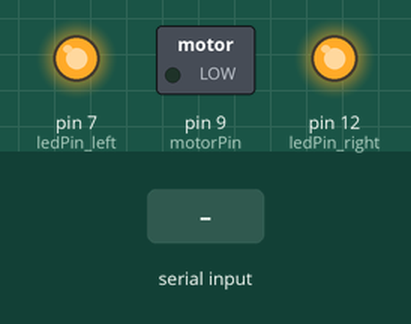
Simulated run of this sketch. Board: Arduino Uno, built with avr-gcc and run on an emulated ATmega328P. Parts: switched loads named in the sketch (green lamp = pin HIGH), output pins drawn as LEDs (lit = HIGH). Dashed ring = blinking. The test bench sets the inputs (shaded band). What the sketch prints to the serial monitor is not drawn.

Above: at 1.2 s.
1.3 s: "g" received over Serial
At 2.87 s:
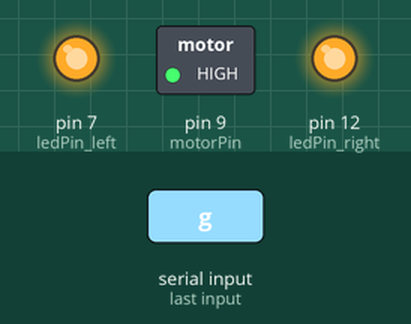
4.3 s: "0" received over Serial
At 7.2 s:
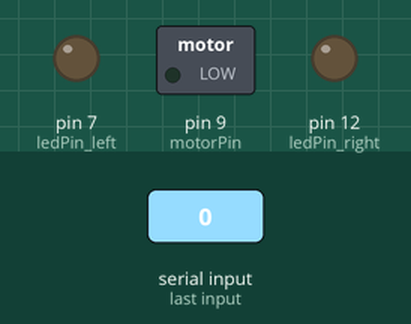
7.3 s: "s" received over Serial
At 8.4 s:
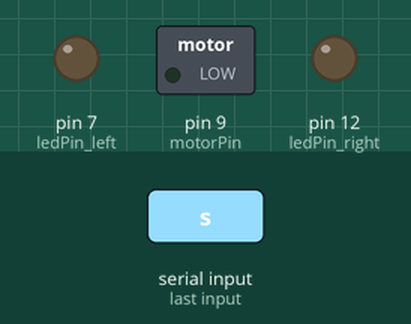
8.8 s: "1" received over Serial
At 9.5 s:
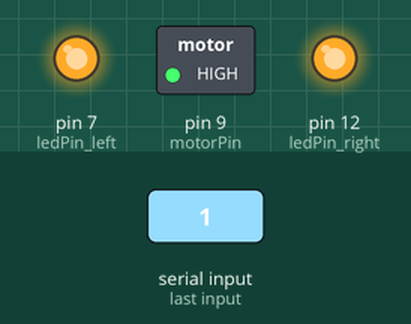
Timing chart, 0 to 11.3 s (numbered marks = the images above; inputs shaded):
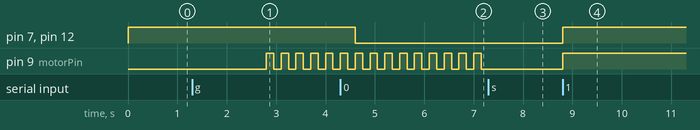

The sketch:

skull_controlls_v2.ino
```cpp
const int ledPin_left = 7;
const int ledPin_right = 12;
const int motorPin = 9;

void setup() {
  Serial.begin(9600);
  pinMode(ledPin_left, OUTPUT);
  pinMode(ledPin_right, OUTPUT);
  pinMode(motorPin, OUTPUT);
  Serial.println("READY");
  digitalWrite(ledPin_left, HIGH);
  digitalWrite(ledPin_right, HIGH);
}

void blinkOnce() {
  digitalWrite(motorPin, HIGH);
  delay(150);
  digitalWrite(motorPin, LOW);
  delay(150);
}


bool runCustomSequence = false;

void loop() {

  if (runCustomSequence) {
      // Custom sequence
      blinkOnce();
      blinkOnce();
      blinkOnce();
    }

  if (Serial.available()) {
    char command = Serial.read();

    if (command == 's') {
      runCustomSequence = false;
    } else if (command == 'g') {
      delay(1500); //delay 1 sec for elevel labs API to propagate
      runCustomSequence = true;
    }

    else {
      switch (command) {
        case '1':
          digitalWrite(ledPin_left, HIGH);
          digitalWrite(ledPin_right, HIGH);
          digitalWrite(motorPin, HIGH);
          break;

        case '0':
          digitalWrite(ledPin_left, LOW);
          digitalWrite(ledPin_right, LOW);
          digitalWrite(motorPin, LOW);
          break;

        default:
          // Unsupported command, do nothing
          break;
      }
    }
  }
}
```

Measured:
- after the input at 1.3 s, pin 9 (motorPin): alternates HIGH for 0.15 s and LOW for 0.15 s, starting after 1.5 s
- after the input at 4.3 s, pin 7 (ledPin_left), pin 12 (ledPin_right): HIGH → LOW after 0.30 s
- after the input at 7.3 s, pin 9 (motorPin): stops changing and stays LOW
- after the input at 8.8 s, pin 7 (ledPin_left), pin 9 (motorPin), pin 12 (ledPin_right): LOW → HIGH at once
